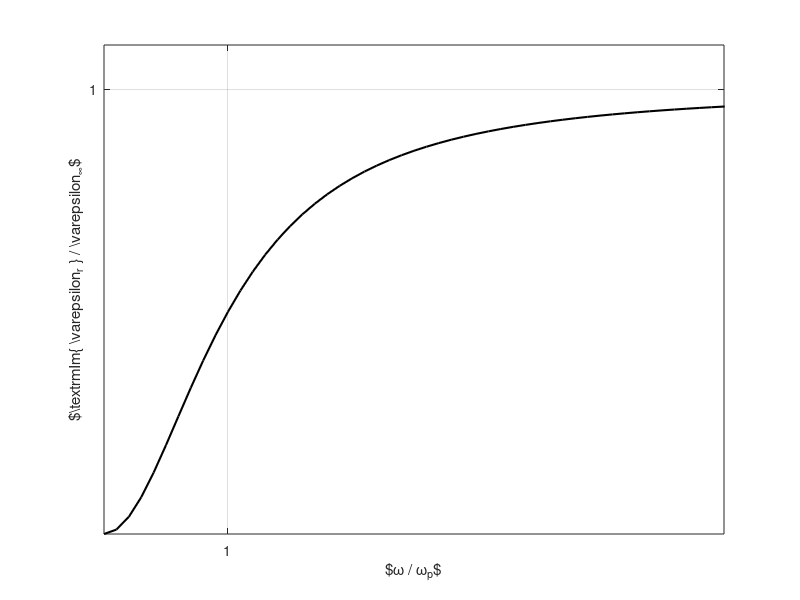

Source code (MATLAB): (Note: this script raises an error after producing the figure.)
omega_p = 1;
gamma=1;
epsilon_inf=1;

omega = 0:0.1:50;

re = epsilon_inf - omega_p^2 ./ ( omega.^2 + gamma^2 );
imag = gamma*omega_p ./ (omega.*(omega.^2 + gamma^2));

xmax=5;
txtSize=20;
figure;
set(gca,'fontsize',txtSize)
plot(omega./omega_p, re./epsilon_inf,'k','LineWidth',1.5)
set(gca,'XTick',[1]);
set(gca,'YTick',[1]);
set(gca,'XTickLabel','1');
set(gca,'YTickLabel','1');
grid on
% set(gca,'LineWidth', 1);
% set(gca,'GridLineStyle', '-');
ylabel('$\textrm{Im}\{ \varepsilon_r \} / \varepsilon_{\infty}$')
xlabel('$\omega / \omega_{p}$')
xlim([0,xmax])
ylim([0,1.1])
latexExportFigure('file','drudePermittivityReal');
figure;
set(gca,'fontsize',txtSize)
plot(omega./omega_p, imag./epsilon_inf,'k','LineWidth',1.5)
ylabel('$\textrm{Re}\{ \varepsilon_r \} / \varepsilon_{\infty}$')
xlabel('$\omega / \omega_{p}$')
grid on
set(gca,'XTick',1);
set(gca,'YTick',1);
set(gca,'XTickLabel','1');
set(gca,'YTickLabel','1');
xlim([0,xmax])
latexExportFigure('file','drudePermittivityImag');